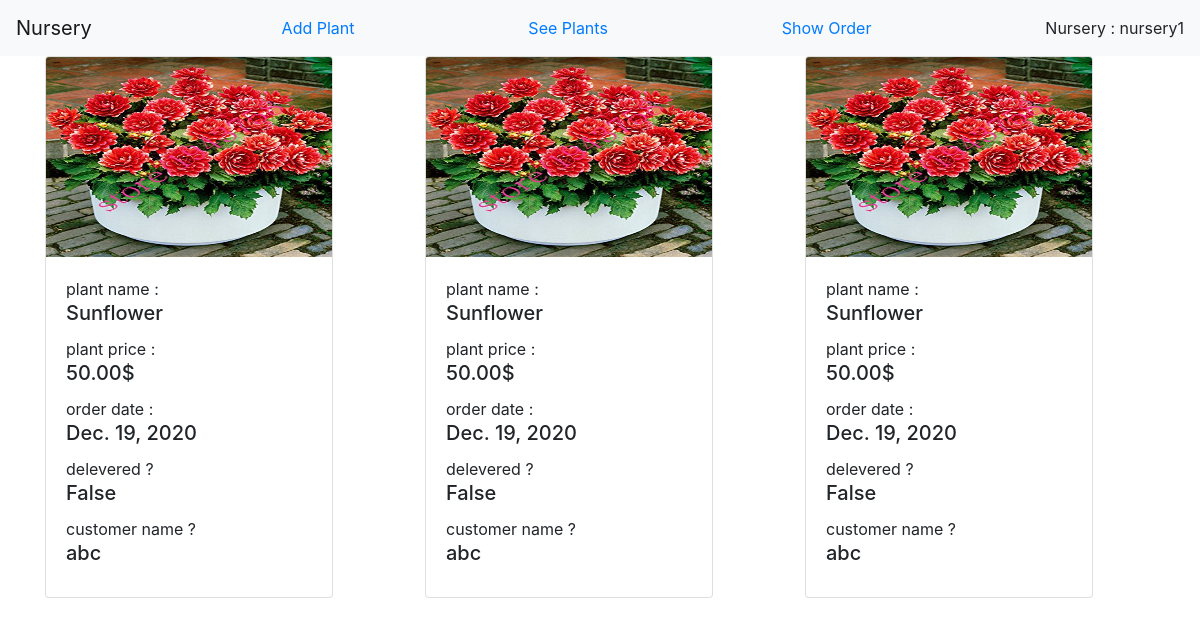
Screenshot of /show_order (signed in) with the database file from the repository.
### nurseries/models.py (models this page shows)
class Owner(models.Model) :
    owner = models.OneToOneField(User,on_delete=models.CASCADE)
    nursery_name = models.CharField(default="None",max_length=100, null=True)

class Order(models.Model) :
    id = models.AutoField(primary_key=True)
    plant = models.ForeignKey(Plant,on_delete=models.CASCADE, null=True)
    customer =  models.ForeignKey(Customer,on_delete=models.CASCADE, blank=True, null=True)
    delivered = models.BooleanField(null=True)
    timestamp = models.DateField(auto_now_add=True, auto_now=False, blank=True)
    quantity = models.IntegerField(null=True)
    total = models.DecimalField(max_digits=11, decimal_places=2, blank=True, null=True)

class Plant(models.Model) :
    id = models.AutoField(primary_key=True)
    owner = models.ForeignKey(Owner,on_delete=models.CASCADE, null=True)
    image = models.ImageField(upload_to='plant_images', blank=True)
    name = models.CharField(default="None",max_length=100, null=True)
    price = models.DecimalField(max_digits=11, decimal_places=2)

class Customer(models.Model) :
    customer =  models.OneToOneField(User,on_delete=models.CASCADE)

### nurseries/views/owner_views.py (the view)
# urls.py: path("show_order",owner_views.show_order,name="show_order"),
def show_order(request) :
    if request.user.is_authenticated :
        owner = Owner.objects.get(owner__username = request.user.username)
        orders = Order.objects.filter(plant__owner__owner__username=request.user.username)
        params  = {
            'orders' : orders,
            'owner' : owner
        }
        return render(request, "show_order.html", params)
    else :
        return HttpResponse("You are not a login user !!")

### nurseries/templates/show_order.html (shortened to what this page needs)
{% load static %}
<!doctype html>
<html lang="en">
  <head>
    <link rel="stylesheet" href="https://stackpath.bootstrapcdn.com/bootstrap/4.3.1/css/bootstrap.min.css">
    <link rel="stylesheet" href="https://cdnjs.cloudflare.com/ajax/libs/font-awesome/4.7.0/css/font-awesome.min.css">
  </head>
  <body>
    <nav class="navbar navbar-light bg-light">
      <a class="navbar-brand" href="#">Nursery</a>
      <a href="add_plant">Add Plant</a>
      <a href="show_plant">See Plants</a>
      <a href="show_order">Show Order</a>
      Nursery :  {{owner.nursery_name}}
    </nav>
    <div class="container">
        <div class="row">
          {% for order in orders %}
          <div class="col">
            <div class="card" style="width: 18rem;">
                <img src="{{order.plant.image.url}}" class="card-img-top" alt="..." height="200px">
                <div class="card-body">
                  plant name : <h5 class="card-title">{{order.plant.name}}</h5>
                  plant price : <h5 class="card-title">{{order.total}}$</h5>
                  order date : <h5 class="card-title">{{order.timestamp}}</h5>
                  delevered ? <h5 class="card-title">{{order.delivered}}</h5>
                  customer name ? <h5 class="card-title">{{order.customer.customer}}</h5>
                </div>
              </div>
          </div>
          {% endfor %}
          </div>
        </div>
  </body>
</html>

### rows the page displays
Owner: nursery_name "nursery1"
Order: plant.image (picture), plant.name "Sunflower", total "50.00", timestamp "Dec. 19, 2020", delivered "False", customer.customer "abc"
Order: plant.image (picture), plant.name "Sunflower", total "50.00", timestamp "Dec. 19, 2020", delivered "False", customer.customer "abc"
Order: plant.image (picture), plant.name "Sunflower", total "50.00", timestamp "Dec. 19, 2020", delivered "False", customer.customer "abc"
